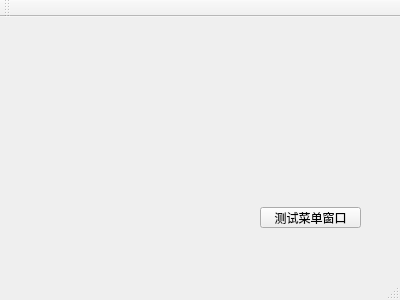
<?xml version="1.0" encoding="UTF-8"?>
<ui version="4.0">
 <class>MainWindow</class>
 <widget class="QMainWindow" name="MainWindow">
  <property name="geometry">
   <rect>
    <x>0</x>
    <y>0</y>
    <width>400</width>
    <height>300</height>
   </rect>
  </property>
  <property name="windowTitle">
   <string>MainWindow</string>
  </property>
  <widget class="QWidget" name="centralWidget">
   <widget class="QPushButton" name="pushButton">
    <property name="geometry">
     <rect>
      <x>260</x>
      <y>190</y>
      <width>101</width>
      <height>21</height>
     </rect>
    </property>
    <property name="text">
     <string>测试菜单窗口</string>
    </property>
   </widget>
  </widget>
  <widget class="QMenuBar" name="menuBar">
   <property name="geometry">
    <rect>
     <x>0</x>
     <y>0</y>
     <width>400</width>
     <height>22</height>
    </rect>
   </property>
  </widget>
  <widget class="QToolBar" name="mainToolBar">
   <attribute name="toolBarArea">
    <enum>TopToolBarArea</enum>
   </attribute>
   <attribute name="toolBarBreak">
    <bool>false</bool>
   </attribute>
  </widget>
  <widget class="QStatusBar" name="statusBar"/>
 </widget>
 <layoutdefault spacing="6" margin="11"/>
 <resources/>
 <connections/>
</ui>
